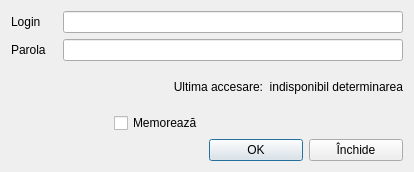
<?xml version="1.0" encoding="UTF-8"?>
<ui version="4.0">
 <class>AuthorizationUser</class>
 <widget class="QDialog" name="AuthorizationUser">
  <property name="geometry">
   <rect>
    <x>0</x>
    <y>0</y>
    <width>414</width>
    <height>172</height>
   </rect>
  </property>
  <property name="font">
   <font>
    <family>Segoe UI</family>
   </font>
  </property>
  <property name="windowTitle">
   <string>Dialog</string>
  </property>
  <property name="windowIcon">
   <iconset resource="../../resources/resource.qrc">
    <normaloff>:/img/catalogs/autorization.png</normaloff>:/img/catalogs/autorization.png</iconset>
  </property>
  <layout class="QGridLayout" name="gridLayout">
   <item row="3" column="0" colspan="2">
    <spacer name="horizontalSpacer_3">
     <property name="orientation">
      <enum>Qt::Orientation::Horizontal</enum>
     </property>
     <property name="sizeType">
      <enum>QSizePolicy::Policy::Minimum</enum>
     </property>
     <property name="sizeHint" stdset="0">
      <size>
       <width>78</width>
       <height>20</height>
      </size>
     </property>
    </spacer>
   </item>
   <item row="1" column="0">
    <widget class="QLabel" name="label_2">
     <property name="text">
      <string>Parola</string>
     </property>
    </widget>
   </item>
   <item row="0" column="0">
    <widget class="QLabel" name="label">
     <property name="text">
      <string>Login</string>
     </property>
    </widget>
   </item>
   <item row="3" column="3" colspan="2">
    <spacer name="horizontalSpacer_2">
     <property name="orientation">
      <enum>Qt::Orientation::Horizontal</enum>
     </property>
     <property name="sizeHint" stdset="0">
      <size>
       <width>163</width>
       <height>20</height>
      </size>
     </property>
    </spacer>
   </item>
   <item row="0" column="1" colspan="4">
    <widget class="QLineEdit" name="editLogin">
     <property name="clearButtonEnabled">
      <bool>true</bool>
     </property>
    </widget>
   </item>
   <item row="3" column="2">
    <widget class="QCheckBox" name="checkBoxMemory">
     <property name="text">
      <string>Memorează</string>
     </property>
    </widget>
   </item>
   <item row="1" column="1" colspan="4">
    <widget class="QLineEdit" name="editPasswd">
     <property name="echoMode">
      <enum>QLineEdit::EchoMode::Normal</enum>
     </property>
    </widget>
   </item>
   <item row="4" column="3">
    <widget class="QPushButton" name="btnOK">
     <property name="minimumSize">
      <size>
       <width>94</width>
       <height>0</height>
      </size>
     </property>
     <property name="text">
      <string>OK</string>
     </property>
     <property name="icon">
      <iconset resource="../../resources/resource.qrc">
       <normaloff>:/img/btns/valide.png</normaloff>:/img/btns/valide.png</iconset>
     </property>
    </widget>
   </item>
   <item row="4" column="4">
    <widget class="QPushButton" name="btnCancel">
     <property name="minimumSize">
      <size>
       <width>94</width>
       <height>0</height>
      </size>
     </property>
     <property name="text">
      <string>Închide</string>
     </property>
     <property name="icon">
      <iconset resource="../../resources/resource.qrc">
       <normaloff>:/img/btns/close.png</normaloff>:/img/btns/close.png</iconset>
     </property>
    </widget>
   </item>
   <item row="4" column="0" colspan="3">
    <spacer name="horizontalSpacer">
     <property name="orientation">
      <enum>Qt::Orientation::Horizontal</enum>
     </property>
     <property name="sizeHint" stdset="0">
      <size>
       <width>188</width>
       <height>20</height>
      </size>
     </property>
    </spacer>
   </item>
   <item row="2" column="0" colspan="5">
    <widget class="QLabel" name="label_info">
     <property name="sizePolicy">
      <sizepolicy hsizetype="Expanding" vsizetype="Preferred">
       <horstretch>0</horstretch>
       <verstretch>0</verstretch>
      </sizepolicy>
     </property>
     <property name="font">
      <font>
       <family>Segoe UI</family>
       <pointsize>9</pointsize>
      </font>
     </property>
     <property name="text">
      <string>Ultima accesare:  indisponibil determinarea</string>
     </property>
     <property name="alignment">
      <set>Qt::AlignmentFlag::AlignRight|Qt::AlignmentFlag::AlignTrailing|Qt::AlignmentFlag::AlignVCenter</set>
     </property>
    </widget>
   </item>
  </layout>
 </widget>
 <resources>
  <include location="../../resources/resource.qrc"/>
 </resources>
 <connections/>
</ui>
